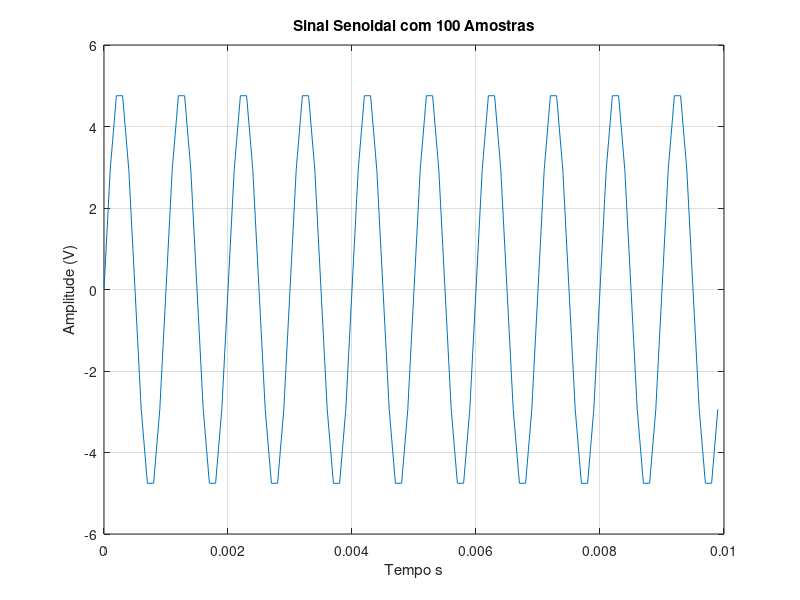

MATLAB code for this plot:
Amp = 5;             
frequencia = 1000;          
w = 2 * pi * frequencia;     
Namostras = 100;           
n = 0:Namostras-1;        
fs = 10 * frequencia;       
t = n/fs;          

x = Amp * sin(w * t); 

Tabela = [n' t' x'];
disp('   Amostra (n)   Tempo [s]    Amplitude (V)');
disp(Tabela);

plot(t, x);
xlabel('Tempo s');
ylabel('Amplitude (V)');
title('Sinal Senoidal com 100 Amostras');
grid on;
